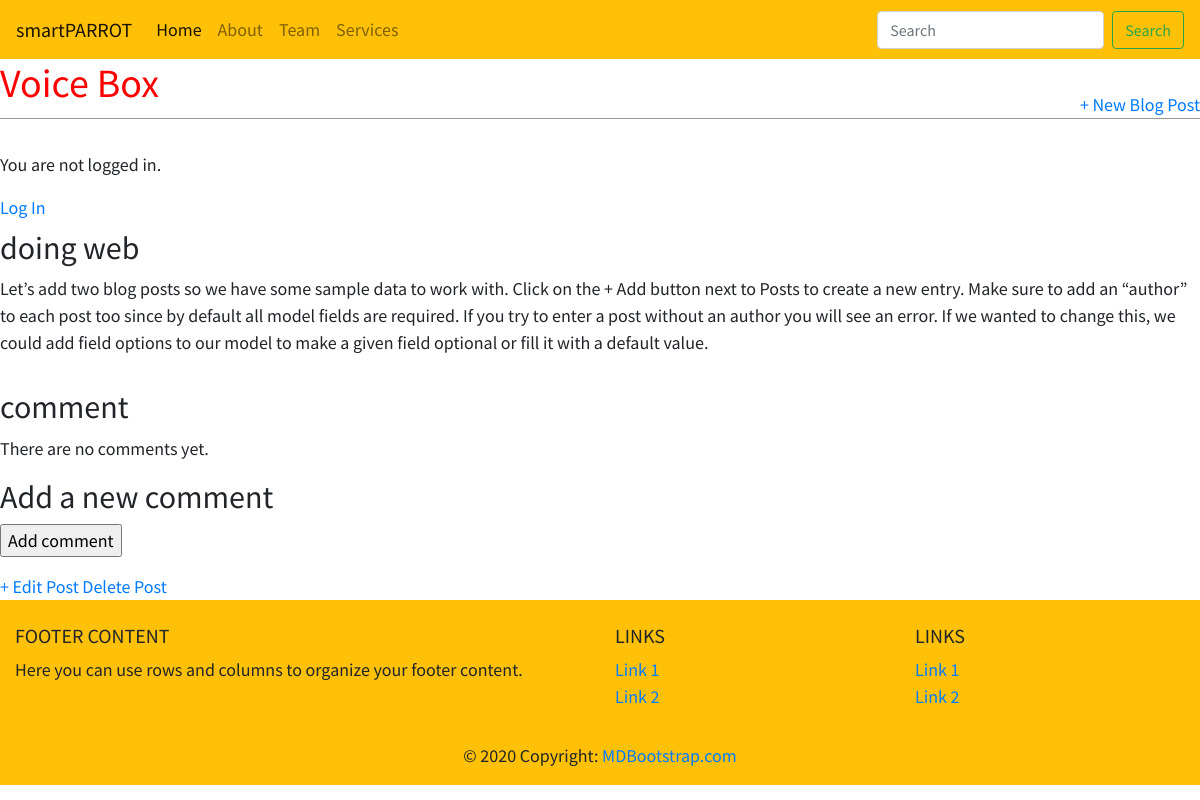
The app's page /post/1/ with its own data.
### blog/models.py (models this page shows, shortened)
class Post(models.Model):
    title = models.CharField(max_length=200)
    author = models.ForeignKey('auth.User',
                               on_delete= models.CASCADE)
    body = models.TextField()
    created = models.DateTimeField(auto_now_add=True)
    updated = models.DateTimeField(auto_now=True)
    active = models.BooleanField(default=True)
    class Meta:
        ordering = ('created',)

### blog/views.py (the view)
# urls.py: path('post/<int:pk>/',BlogDetailView.as_view(), name='detail'),
class BlogDetailView(DetailView):
    model = Post
    template_name = 'detail.html'

### blog/templates/detail.html (shortened to what this page needs)
<!DOCTYPE html>
{% extends 'base.html' %}
{% block content %}
    <div class="post-entry">
    <h2>{{ post.title }}</h2>
    <p>{{ post.body }}</p>
    </div>
{% with comments.count as total_comments %}
<h2>
{{ total_comments }} comment{{ total_comments|pluralize }}
</h2>
{% endwith %}
{% for comment in comments %}
<div class="comment">
<p class="info">
Comment {{ forloop.counter }} by {{ comment.name }}
{{ comment.created }}
</p>
{{ comment.body|linebreaks }}
</div>
{% empty %}
<p>There are no comments yet.</p>
{% endfor %}
{% if new_comment %}
<h2>Your comment has been added.</h2>
{% else %}
<h2>Add a new comment</h2>
<form method="post">
<p><input type="submit" value="Add comment"></p>
</form>
{% endif %}
<a href="{% url 'post_edit' post.pk %}">+ Edit Post</a>
<a href="{% url 'post_delete' post.pk %}">Delete Post</a>
{% endblock content %}

### blog/static/css/base.css (style rules this page uses)
.post-entry { margin-bottom: 2rem; }
.post-entry h2 { margin: 0.5rem 0; }
.post-entry p { margin: 0; font-weight: 400; }

### records on screen
Post: title "doing web", body "Let’s add two blog posts so we have some sample data to work with. Click on the + Add button next to Posts to create a new entry. Make sure to add an “author” to each post too since by default all model fields are required. If you try to enter a post without an author you will see an error. If we wanted to change this, we could add field options to our model to make a given field optional or fill it with a default value."
